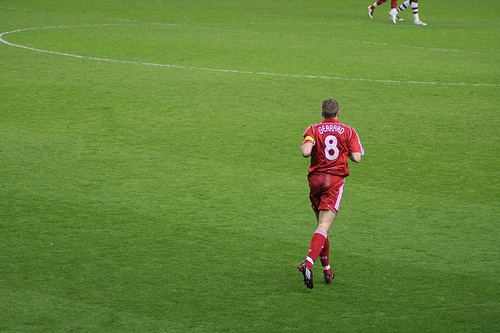
%> input picture Labs/LAB-10/Lab10-GraphCuts/data/2400835220_0911e562a4.jpg, 500 x 333 px
$ octave Main.m   (GNU Octave 9; MATLAB toolbox functions it lacks are replaced by stand-ins)
%> lines starting %> are read from the running program, lines starting %| are printed output that depends on the picture; in (x1, y1, x2, y2) boxes, pixels count from 0 and x2, y2 are one past the last pixel; in counts of white or black regions, pixels touching at a corner belong together; the program's own positions count from 1
%> further down, I is the input picture: size 333x500x3 uint8; mean R, G, B 101.2, 134.5, 57.6
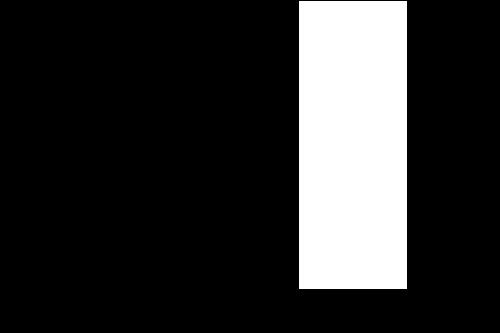
%> input picture Labs/LAB-10/Lab10-GraphCuts/data/2400835220_0911e562a4_mask.jpg, 500 x 333 px
%> further down, mask is the input picture: size 333x500 uint8; min 0, max 255, mean 47.6
%> `mask=im2bw(mask,0.5);`: mask: size 333x500 logical; 18.7% white; 1 white region, box (x1, y1, x2, y2) and area: (299, 1, 407, 289) 31104
### Labs/LAB-10/Lab10-GraphCuts/Cuts/SecondGrabCut.m
% Use the GrabCut matlab code in http://grabcut.weebly.com/code.html
% input: I:RGB color image; mask: binary mask
% output: SegMask: binary seg mask ; SegResult: color seg result; e: data
% energy+smooth energy
function [SegMask SegResult e] = SecondGrabCut(I,mask,maxIter)
%> called with maxIter = 5
imd = double(I);
mask=im2bw(mask,0.5);
mask=1-mask;
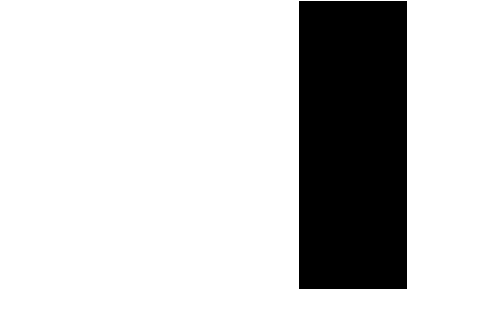
%> mask: size 333x500 double; values 0 (black) and 1 (white), 81.3% white; 1 black region, box (x1, y1, x2, y2) and area: (299, 1, 407, 289) 31104
fixedBG=im2bw(mask,0.5);
Beta = 0.3;
k = 5;
G = 50;
diffThreshold = 0.001;
%%
[L e] = GCAlgo(imd, fixedBG,k,G,maxIter, Beta, diffThreshold);
L = double(1 - L);
CurrRes = imd.*repmat(L , [1 1 3]);
SegMask=im2bw(L,0.5);
SegResult=uint8(CurrRes);

### Labs/LAB-10/Lab10-GraphCuts/Cuts/GCAlgo.m
% GNU licence:
% Copyright (C) 2012  Itay Blumenthal
%
%     This program is free software; you can redistribute it and/or modify
%     it under the terms of the GNU General Public License as published by
%     the Free Software Foundation; either version 2 of the License, or
%     (at your option) any later version.
%
%     This program is distributed in the hope that it will be useful,
%     but WITHOUT ANY WARRANTY; without even the implied warranty of
%     MERCHANTABILITY or FITNESS FOR A PARTICULAR PURPOSE.  See the
%     GNU General Public License for more details.
%
%     You should have received a copy of the GNU General Public License
%     along with this program; if not, write to the Free Software
%     Foundation, Inc., 59 Temple Place, Suite 330, Boston, MA  02111-1307  USAfunction finalLabel = GCAlgo( im, fixedBG,  K, G, maxIterations, Beta, diffThreshold, myHandle )

function [finalLabel e] = GCAlgo( im, fixedBG,  K, G, maxIterations, Beta, diffThreshold )
%> called with K = 5, G = 50, maxIterations = 5, Beta = 0.3, diffThreshold = 0.001

%%%%%%%%%%%%%%%%%%%%%
%%% Get definite labels defining absolute Background :
prevLabel = double(fixedBG);

%%%%%%%%%%%%%%%%%%%%%
%%% Calculate the smoothness term defined by the entire image's RGB values
bNormGrad = true;

%%% Get the image gradient
gradH = im(:,2:end,:) - im(:,1:end-1,:);
gradV = im(2:end,:,:) - im(1:end-1,:,:);

gradH = sum(gradH.^2, 3);
%> gradH: size 333x499 double
gradV = sum(gradV.^2, 3);
%> gradV: size 332x500 double

%%% Use the gradient to calculate the graph's inter-pixels weights
if ( bNormGrad )
    hC = exp(-Beta.*gradH./mean(gradH(:)));
    vC = exp(-Beta.*gradV./mean(gradV(:)));
else
    hC = exp(-Beta.*gradH);
    vC = exp(-Beta.*gradV);
end

%%% These matrices will evantually use as inputs to Bagon's code
hC = [hC zeros(size(hC,1),1)];
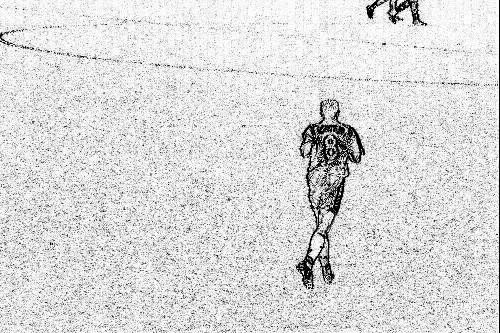
%> hC: size 333x500 double; min 0, max 1, mean 0.862
vC = [vC ;zeros(1, size(vC,2))];
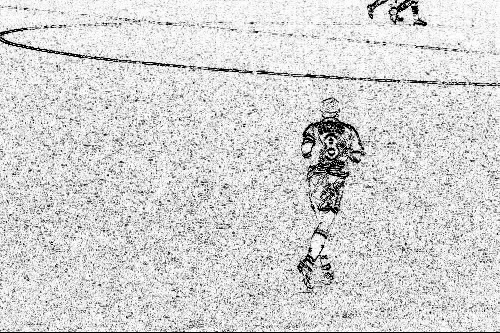
%> vC: size 333x500 double; min 0, max 1, mean 0.832
sc = [0 G;G 0];

%%%%%%%%%%%%%%%%%%%%%
%%% Start the EM iterations :
bgMean = [];
fgMean = [];
for iter=1:maxIterations
    XX=sprintf('iteration: %d ',iter);
    disp(XX);
    bgIds   = find(prevLabel == 1);
    fgIds   = find(prevLabel == 0);

    %%% Use NOT FIXED labels to get the Log Probability Likelihood
    %%% of the pixels to a GMM color model (inferred from the labels...)
    bgMeanInit = bgMean;
    fgMeanInit = fgMean;
    [bgLogPL fgLogPL bgMean fgMean ] =  CalcLogPLikelihood(im, K, bgIds,fgIds, bgMeanInit, fgMeanInit );

    %%% Use our A-Priori knowledge of Background labels & set the Forground
    %%% weights according to it.
    fgLogPL(fixedBG) = max(max(fgLogPL));

    %%% Now that we have all inputs, calculate the min-cut of the graph
    %%% using Bagon's code. Not much to explain here, for more details read
    %%% the graph cut documentation in the   GraphCut.m    file.
    dc = cat(3, bgLogPL, fgLogPL);
    graphHandle = GraphCut('open', dc , sc, vC, hC);
    graphHandle = GraphCut('set', graphHandle, int32(prevLabel == 0));

    [gch e] = GraphCut('energy', graphHandle);
%     %%%% get current total energy
%     fprintf('before cut, total energy: %f \n', e);

    [graphHandle currLabel] = GraphCut('expand', graphHandle);

%     [gch e] = GraphCut('energy', graphHandle);
%     %%%% get current total energy
%     fprintf('after cut, total energy: %f \n', e);

    currLabel = 1 - currLabel;
    GraphCut('close', graphHandle);


    %%%% if all object or background, break the loop
    if (length(find(currLabel==1))<100)||(length(find(currLabel==0))<100)
        break;
    end

    %%%% Break if current result is somewhat similar to previuos result
    if nnz(prevLabel(:)~=currLabel(:)) < diffThreshold*numel(currLabel)
        break;
    end

    prevLabel = currLabel;

end
%> this loop made 1 pass
%> (numBGValues in CalcLogPLikelihood, numFGValues in CalcLogPLikelihood) on pass 1: (135396, 31104)
%> pass 1, in CalcLogPLikelihood, `R = im(:,:,1);`:
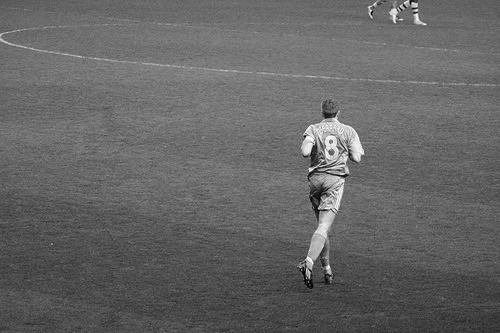
%> R: size 333x500 double; min 0, max 255, mean 101.2
%> pass 1, in CalcLogPLikelihood, `G = im(:,:,2);`:
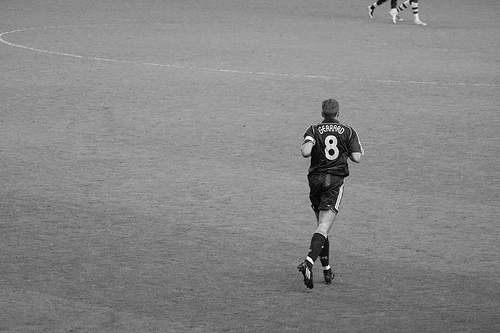
%> G: size 333x500 double; min 0, max 255, mean 134.5
%> pass 1, in CalcLogPLikelihood, `B = im(:,:,3);`:
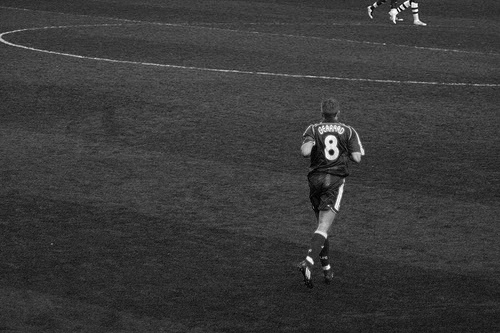
%> B: size 333x500 double; min 0, max 255, mean 57.6
finalLabel = currLabel;

function [ bgLogPL fgLogPL bgMean fgMean ] = CalcLogPLikelihood(im, K, bgIds,fgIds , bgMeanInit, fgMeanInit )

numPixels = size(im,1) * size(im,2);
allBGLogPL = zeros(numPixels,K);
allFGLogPL = zeros(numPixels,K);

%%% Seperate color channels
R = im(:,:,1);
G = im(:,:,2);
B = im(:,:,3);

%%% Prepare the color datasets according to the input labels
imageValues = [R(:) G(:) B(:)];
bgValues = [R(bgIds)    G(bgIds)     B(bgIds)];
fgValues = [R(fgIds)    G(fgIds)     B(fgIds)];
numBGValues = size(bgValues,1);
numFGValues = size(fgValues,1);

%%%%%%
% Use a 'manual' way to calculate the GMM parameters, instead of using
% Matlab's gmdistribution.fit() function. This is due to better speed
% results..
% Start with Kmeans centroids calculation :
%> the run ends on the next line
opts = statset('kmeans');
opts.MaxIter = 40;

if ( ~isempty(bgMeanInit) && ~isempty(fgMeanInit) )
    [bgClusterIds bgMean] = kmeans(bgValues, K, 'start', bgMeanInit,  'emptyaction','singleton' ,'Options',opts);
    [fgClusterIds fgMean] = kmeans(fgValues, K, 'start', fgMeanInit,  'emptyaction','singleton', 'Options',opts);
else
    [bgClusterIds bgMean] = kmeans(bgValues, K, 'emptyaction','singleton' ,'Options',opts);
    [fgClusterIds fgMean] = kmeans(fgValues, K, 'emptyaction','singleton', 'Options',opts);
end

checkSumFG = 0;
checkSumBG = 0;

for k=1:K
    %%% Get the k Gaussian weights for Background & Forground
    bgGaussianWeight = nnz(bgClusterIds==k)/numBGValues;
    fgGaussianWeight = nnz(fgClusterIds==k)/numFGValues;
    checkSumBG = checkSumBG + bgGaussianWeight;
    checkSumFG = checkSumFG + fgGaussianWeight;

    %%% FOR ALL PIXELS - calculate the distance from the k gaussian (BG & FG)
    bgDist = imageValues - repmat(bgMean(k,:),size(imageValues,1),1);
    fgDist = imageValues - repmat(fgMean(k,:),size(imageValues,1),1);

    %%% Calculate the gaussian covariance matrix & use it to calculate
    %%% all of the pixels likelihood to it :
    bgCovarianceMat = cov(bgValues(bgClusterIds==k,:));
    fgCovarianceMat = cov(fgValues(fgClusterIds==k,:));
    allBGLogPL(:,k) = -log(bgGaussianWeight)+0.5*log(det(bgCovarianceMat)) + 0.5*sum( (bgDist/bgCovarianceMat).*bgDist, 2 );
    allFGLogPL(:,k) = -log(fgGaussianWeight)+0.5*log(det(fgCovarianceMat)) + 0.5*sum( (fgDist/fgCovarianceMat).*fgDist, 2 );
end

assert(abs(checkSumBG - 1) < 1e-6 && abs(checkSumFG - 1)  < 1e-6 );

%%% Last, as seen in the GrabCut paper, take the minimum Log likelihood
%%% (    argmin(Dn)    )
bgLogPL = reshape(min(allBGLogPL, [], 2),size(im,1), size(im,2));
fgLogPL = reshape(min(allFGLogPL, [], 2),size(im,1), size(im,2));

### Labs/LAB-10/Lab10-GraphCuts/Main.m
clear all;
close all;
clc
%% binary mask as input
I=imread('data/2400835220_0911e562a4.jpg');
mask=imread('data/2400835220_0911e562a4_mask.jpg');
mask=im2bw(mask,0.5);
[SegMask,SegResult,e] = SecondGrabCut(I,mask,5);
